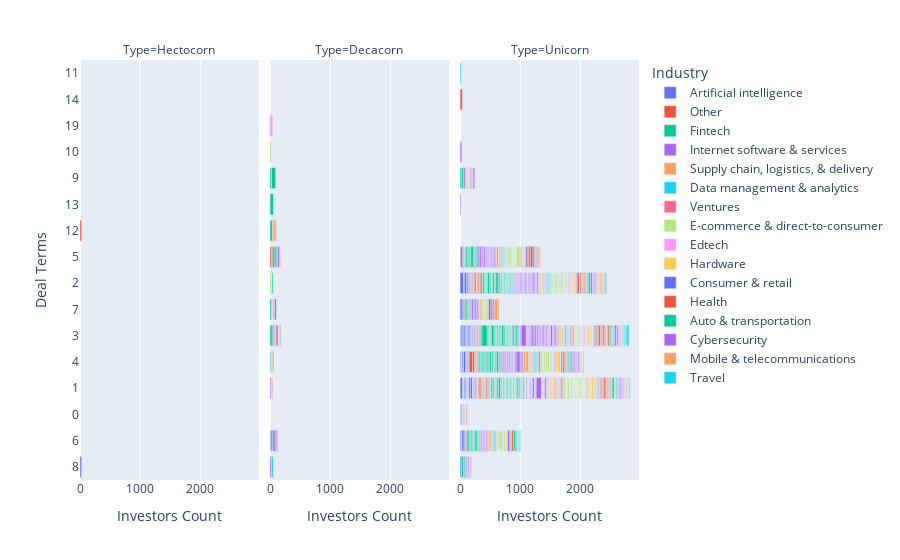

Here is the notebook cell this chart was saved with:
### Code cell
fig = px.bar(df, x="Investors Count", y="Deal Terms", color="Industry", barmode="relative", facet_col="Type")
fig.show()

### Figure 1 — Plotly figure (JSON) as saved in the notebook; plotly's stock layout.template omitted (floating-point values rounded to 4 significant figures; data arrays with more than 128 entries replaced by an {"elided": "..."} marker saying what was removed)
{"data": [{"alignmentgroup": "True", "hovertemplate": "Industry=Artificial intelligence<br>Type=Hectocorn<br>Investors Count=%{x}<br>Deal Terms=%{y}<extra></extra>", "legendgroup": "Artificial intelligence", "marker": {"color": "#636efa", "pattern": {"shape": ""}}, "name": "Artificial intelligence", "offsetgroup": "Artificial intelligence", "orientation": "h", "showlegend": true, "textposition": "auto", "type": "bar", "x": [28], "xaxis": "x", "y": ["8"], "yaxis": "y"}, {"alignmentgroup": "True", "hovertemplate": "Industry=Artificial intelligence<br>Type=Decacorn<br>Investors Count=%{x}<br>Deal Terms=%{y}<extra></extra>", "legendgroup": "Artificial intelligence", "marker": {"color": "#636efa", "pattern": {"shape": ""}}, "name": "Artificial intelligence", "offsetgroup": "Artificial intelligence", "orientation": "h", "showlegend": false, "textposition": "auto", "type": "bar", "x": [14], "xaxis": "x2", "y": ["6"], "yaxis": "y2"}, {"alignmentgroup": "True", "hovertemplate": "Industry=Artificial intelligence<br>Type=Unicorn<br>Investors Count=%{x}<br>Deal Terms=%{y}<extra></extra>", "legendgroup": "Artificial intelligence", "marker": {"color": "#636efa", "pattern": {"shape": ""}}, "name": "Artificial intelligence", "offsetgroup": "Artificial intelligence", "orientation": "h", "showlegend": false, "textposition": "auto", "type": "bar", "x": [1, 2, 13, 8, 36, 19, 25, 56, 12, 14, 35, 18, 10, 38, 6, 29, 3, 25, 8, 8, 20, 11, 11, 24, 14, 11, 39, 5, 30, 18, 23, 16, 2, 21, 10, 13, 18, 15, 34, 10, 15, 9, 22, 15, 11, 10, 11, 19, 8, 18, 5, 7, 3, 28, 20, 36, 10, 11, 10, 14, 20, 8, 11, 4, 10, 15, 5, 8, 10, 6, 13, 12, 10, 7, 19, 13], "xaxis": "x3", "y": [0, "1", "4", "3", "7", "6", "7", "2", "6", "4", "6", "6", "5", "1", 0, "5", "2", "3", "4", "6", "3", "1", "1", "8", "6", "2", "2", "1", "3", "1", "2", "3", 0, "4", "3", "2", "1", "2", "4", 0, "3", "1", "3", "4", "1", "1", "4", 0, "1", "2", "2", "4", "1", "1", "3", "1", "3", "3", "3", "3", "4", "3", "3", "1", "3", "3", "1", "4", "1", "2", "3", "2", "1", "1", "1", "1"], "yaxis": "y3"}, {"alignmentgroup": "True", "hovertemplate": "Industry=Other<br>Type=Hectocorn<br>Investors Count=%{x}<br>Deal Terms=%{y}<extra></extra>", "legendgroup": "Other", "marker": {"color": "#EF553B", "pattern": {"shape": ""}}, "name": "Other", "offsetgroup": "Other", "orientation": "h", "showlegend": true, "textposition": "auto", "type": "bar", "x": [29], "xaxis": "x", "y": ["12"], "yaxis": "y"}, {"alignmentgroup": "True", "hovertemplate": "Industry=Other<br>Type=Decacorn<br>Investors Count=%{x}<br>Deal Terms=%{y}<extra></extra>", "legendgroup": "Other", "marker": {"color": "#EF553B", "pattern": {"shape": ""}}, "name": "Other", "offsetgroup": "Other", "orientation": "h", "showlegend": false, "textposition": "auto", "type": "bar", "x": [25, 22], "xaxis": "x2", "y": ["5", "5"], "yaxis": "y2"}, {"alignmentgroup": "True", "hovertemplate": "Industry=Other<br>Type=Unicorn<br>Investors Count=%{x}<br>Deal Terms=%{y}<extra></extra>", "legendgroup": "Other", "marker": {"color": "#EF553B", "pattern": {"shape": ""}}, "name": "Other", "offsetgroup": "Other", "orientation": "h", "showlegend": false, "textposition": "auto", "type": "bar", "x": [13, 54, 1, 4, 35, 21, 12, 15, 1, 9, 20, 9, 3, 4, 31, 1, 5, 7, 3, 25, 16, 15, 7, 19, 20, 14, 7, 18, 1, 10, 6, 2, 4, 22, 8, 10, 1, 10, 17, 2, 2, 20, 4, 3, 9, 22, 12, 5, 12, 22, 13, 20, 22], "xaxis": "x3", "y": ["3", "4", "1", "3", "4", "5", "1", "2", "1", "2", "4", "2", "2", "1", "2", "1", "1", "4", "2", "6", "1", "3", "2", "1", "1", "4", "4", "1", "1", "5", "2", "2", "2", "2", "3", "2", "1", "1", "7", "1", "2", "1", "1", "1", "1", "2", "1", "3", "3", "1", "3", "1", "2"], "yaxis": "y3"}, {"alignmentgroup": "True", "hovertemplate": "Industry=Fintech<br>Type=Decacorn<br>Investors Count=%{x}<br>Deal Terms=%{y}<extra></extra>", "legendgroup": "Fintech", "marker": {"color": "#00cc96", "pattern": {"shape": ""}}, "name": "Fintech", "offsetgroup": "Fintech", "orientation": "h", "showlegend": true, "textposition": "auto", "type": "bar", "x": [39, 56, 15, 31, 24, 34, 24, 28, 37, 27, 70, 22], "xaxis": "x2", "y": ["12", "13", "4", "6", "9", "5", "5", "7", "3", "3", "9", "5"], "yaxis": "y2"}, {"alignmentgroup": "True", "hovertemplate": "Industry=Fintech<br>Type=Unicorn<br>Investors Count=%{x}<br>Deal Terms=%{y}<extra></extra>", "legendgroup": "Fintech", "marker": {"color": "#00cc96", "pattern": {"shape": ""}}, "name": "Fintech", "offsetgroup": "Fintech", "orientation": "h", "showlegend": false, "textposition": "auto", "type": "bar", "x": {"elided": "194 int values"}, "xaxis": "x3", "y": {"elided": "194 mixed values"}, "yaxis": "y3"}, {"alignmentgroup": "True", "hovertemplate": "Industry=Internet software & services<br>Type=Decacorn<br>Investors Count=%{x}<br>Deal Terms=%{y}<extra></extra>", "legendgroup": "Internet software & services", "marker": {"color": "#ab63fa", "pattern": {"shape": ""}}, "name": "Internet software & services", "offsetgroup": "Internet software & services", "orientation": "h", "showlegend": true, "textposition": "auto", "type": "bar", "x": [26, 18, 8, 8, 41, 20, 33, 19, 17], "xaxis": "x2", "y": ["8", "1", "3", "1", "6", "6", "5", "6", "3"], "yaxis": "y2"}, {"alignmentgroup": "True", "hovertemplate": "Industry=Internet software & services<br>Type=Unicorn<br>Investors Count=%{x}<br>Deal Terms=%{y}<extra></extra>", "legendgroup": "Internet software & services", "marker": {"color": "#ab63fa", "pattern": {"shape": ""}}, "name": "Internet software & services", "offsetgroup": "Internet software & services", "orientation": "h", "showlegend": false, "textposition": "auto", "type": "bar", "x": {"elided": "183 int values"}, "xaxis": "x3", "y": {"elided": "183 mixed values"}, "yaxis": "y3"}, {"alignmentgroup": "True", "hovertemplate": "Industry=Supply chain, logistics, & delivery<br>Type=Decacorn<br>Investors Count=%{x}<br>Deal Terms=%{y}<extra></extra>", "legendgroup": "Supply chain, logistics, & delivery", "marker": {"color": "#FFA15A", "pattern": {"shape": ""}}, "name": "Supply chain, logistics, & delivery", "offsetgroup": "Supply chain, logistics, & delivery", "orientation": "h", "showlegend": true, "textposition": "auto", "type": "bar", "x": [29, 9, 36, 15], "xaxis": "x2", "y": ["12", "3", "12", "5"], "yaxis": "y2"}, {"alignmentgroup": "True", "hovertemplate": "Industry=Supply chain, logistics, & delivery<br>Type=Unicorn<br>Investors Count=%{x}<br>Deal Terms=%{y}<extra></extra>", "legendgroup": "Supply chain, logistics, & delivery", "marker": {"color": "#FFA15A", "pattern": {"shape": ""}}, "name": "Supply chain, logistics, & delivery", "offsetgroup": "Supply chain, logistics, & delivery", "orientation": "h", "showlegend": false, "textposition": "auto", "type": "bar", "x": [28, 4, 35, 14, 20, 21, 16, 37, 43, 20, 8, 17, 1, 15, 10, 21, 10, 9, 12, 7, 16, 9, 10, 11, 12, 20, 10, 13, 14, 20, 14, 15, 11, 7, 8, 9, 22, 6, 9, 16, 10, 12, 16, 14, 13, 9, 17, 20, 13, 18, 1, 8, 12], "xaxis": "x3", "y": ["6", "1", "5", "3", "6", "5", "5", "4", "4", "4", "5", "1", "1", "4", "2", "9", "1", "4", "2", 0, "2", "2", "2", "1", "1", "3", "1", "3", "2", "2", "3", "1", "1", "7", "1", "1", "1", "2", "1", "4", "2", "4", "6", "3", "3", "9", "1", "7", "1", "3", "1", "3", "3"], "yaxis": "y3"}, {"alignmentgroup": "True", "hovertemplate": "Industry=Data management & analytics<br>Type=Decacorn<br>Investors Count=%{x}<br>Deal Terms=%{y}<extra></extra>", "legendgroup": "Data management & analytics", "marker": {"color": "#19d3f3", "pattern": {"shape": ""}}, "name": "Data management & analytics", "offsetgroup": "Data management & analytics", "orientation": "h", "showlegend": true, "textposition": "auto", "type": "bar", "x": [29, 13], "xaxis": "x2", "y": ["8", "4"], "yaxis": "y2"}, {"alignmentgroup": "True", "hovertemplate": "Industry=Data management & analytics<br>Type=Unicorn<br>Investors Count=%{x}<br>Deal Terms=%{y}<extra></extra>", "legendgroup": "Data management & analytics", "marker": {"color": "#19d3f3", "pattern": {"shape": ""}}, "name": "Data management & analytics", "offsetgroup": "Data management & analytics", "orientation": "h", "showlegend": false, "textposition": "auto", "type": "bar", "x": [8, 13, 10, 17, 12, 10, 22, 11, 21, 12, 1, 20, 18, 16, 13, 11, 9, 9, 27, 5, 8, 5, 8, 10, 9, 10, 12, 10, 11, 10, 13, 9, 6, 9, 6, 3, 6, 13, 12], "xaxis": "x3", "y": ["3", "6", "2", "5", "2", "6", "6", "2", "2", "4", 0, "4", "4", "4", "5", "1", "4", "4", "3", "3", "4", "2", "2", "3", "1", "3", "5", "3", "5", "5", "2", "3", "2", "3", "1", "1", "3", "2", "1"], "yaxis": "y3"}, {"alignmentgroup": "True", "hovertemplate": "Industry=Ventures<br>Type=Decacorn<br>Investors Count=%{x}<br>Deal Terms=%{y}<extra></extra>", "legendgroup": "Ventures", "marker": {"color": "#FF6692", "pattern": {"shape": ""}}, "name": "Ventures", "offsetgroup": "Ventures", "orientation": "h", "showlegend": true, "textposition": "auto", "type": "bar", "x": [40], "xaxis": "x2", "y": ["3"], "yaxis": "y2"}, {"alignmentgroup": "True", "hovertemplate": "Industry=Ventures<br>Type=Unicorn<br>Investors Count=%{x}<br>Deal Terms=%{y}<extra></extra>", "legendgroup": "Ventures", "marker": {"color": "#FF6692", "pattern": {"shape": ""}}, "name": "Ventures", "offsetgroup": "Ventures", "orientation": "h", "showlegend": false, "textposition": "auto", "type": "bar", "x": [1, 18, 16, 13, 10, 16, 13, 10, 22, 31, 17, 22, 8, 15, 11], "xaxis": "x3", "y": ["1", "3", "6", "1", "5", "7", "3", "3", "1", "4", "1", "3", "2", "6", "1"], "yaxis": "y3"}, {"alignmentgroup": "True", "hovertemplate": "Industry=E-commerce & direct-to-consumer<br>Type=Decacorn<br>Investors Count=%{x}<br>Deal Terms=%{y}<extra></extra>", "legendgroup": "E-commerce & direct-to-consumer", "marker": {"color": "#B6E880", "pattern": {"shape": ""}}, "name": "E-commerce & direct-to-consumer", "offsetgroup": "E-commerce & direct-to-consumer", "orientation": "h", "showlegend": true, "textposition": "auto", "type": "bar", "x": [21, 9, 8, 16, 26], "xaxis": "x2", "y": ["10", "3", "3", "4", "2"], "yaxis": "y2"}, {"alignmentgroup": "True", "hovertemplate": "Industry=E-commerce & direct-to-consumer<br>Type=Unicorn<br>Investors Count=%{x}<br>Deal Terms=%{y}<extra></extra>", "legendgroup": "E-commerce & direct-to-consumer", "marker": {"color": "#B6E880", "pattern": {"shape": ""}}, "name": "E-commerce & direct-to-consumer", "offsetgroup": "E-commerce & direct-to-consumer", "orientation": "h", "showlegend": false, "textposition": "auto", "type": "bar", "x": [35, 16, 14, 15, 12, 15, 12, 16, 14, 9, 24, 21, 12, 18, 23, 30, 14, 28, 36, 6, 30, 26, 5, 24, 22, 14, 34, 10, 12, 18, 26, 3, 9, 2, 15, 17, 3, 13, 29, 9, 15, 8, 20, 17, 24, 19, 27, 13, 4, 10, 22, 13, 5, 11, 4, 1, 11, 11, 18, 5, 10, 14, 21, 18, 9, 10, 22, 18, 15, 12, 21, 10, 7, 10, 15, 8, 11, 8, 25, 11, 6, 6, 6, 5, 7, 9, 16, 7, 15, 6, 30, 13, 10, 12, 11, 9, 2, 55, 21, 10, 6, 13], "xaxis": "x3", "y": ["4", "4", "5", "3", "3", "2", "4", "6", "6", "5", "1", "4", "2", "5", "8", "4", "2", "6", "6", "4", "5", "9", "2", "2", "2", "2", "4", "1", "3", "9", "2", "4", "1", "2", "6", "7", "1", "1", "1", "2", "3", "2", "5", "4", "5", "4", "2", "1", "1", "1", "1", "2", "1", "2", 0, "1", "1", "4", "7", "2", "1", "5", "5", "3", "1", "6", "6", "6", "1", "3", "3", "5", 0, "1", "2", "1", "3", "3", "7", "5", "1", "1", "1", "1", "1", "2", "1", "1", "2", "1", "1", "2", "2", "3", "5", "4", "1", "5", "5", "1", "1", "1"], "yaxis": "y3"}, {"alignmentgroup": "True", "hovertemplate": "Industry=Edtech<br>Type=Decacorn<br>Investors Count=%{x}<br>Deal Terms=%{y}<extra></extra>", "legendgroup": "Edtech", "marker": {"color": "#FF97FF", "pattern": {"shape": ""}}, "name": "Edtech", "offsetgroup": "Edtech", "orientation": "h", "showlegend": true, "textposition": "auto", "type": "bar", "x": [45, 18], "xaxis": "x2", "y": ["19", "7"], "yaxis": "y2"}, {"alignmentgroup": "True", "hovertemplate": "Industry=Edtech<br>Type=Unicorn<br>Investors Count=%{x}<br>Deal Terms=%{y}<extra></extra>", "legendgroup": "Edtech", "marker": {"color": "#FF97FF", "pattern": {"shape": ""}}, "name": "Edtech", "offsetgroup": "Edtech", "orientation": "h", "showlegend": false, "textposition": "auto", "type": "bar", "x": [12, 25, 17, 13, 34, 13, 17, 19, 4, 13, 31, 8, 6, 14, 11, 5, 8, 6, 3, 10, 4, 13, 8, 9, 10, 13], "xaxis": "x3", "y": ["3", "5", "4", "3", "9", "5", "2", "3", "2", "2", "4", "1", "1", "3", "2", "3", "2", "1", "1", "1", "1", "2", "3", "1", "3", "5"], "yaxis": "y3"}, {"alignmentgroup": "True", "hovertemplate": "Industry=Hardware<br>Type=Decacorn<br>Investors Count=%{x}<br>Deal Terms=%{y}<extra></extra>", "legendgroup": "Hardware", "marker": {"color": "#FECB52", "pattern": {"shape": ""}}, "name": "Hardware", "offsetgroup": "Hardware", "orientation": "h", "showlegend": true, "textposition": "auto", "type": "bar", "x": [7, 28, 6], "xaxis": "x2", "y": ["3", "7", "2"], "yaxis": "y2"}, {"alignmentgroup": "True", "hovertemplate": "Industry=Hardware<br>Type=Unicorn<br>Investors Count=%{x}<br>Deal Terms=%{y}<extra></extra>", "legendgroup": "Hardware", "marker": {"color": "#FECB52", "pattern": {"shape": ""}}, "name": "Hardware", "offsetgroup": "Hardware", "orientation": "h", "showlegend": false, "textposition": "auto", "type": "bar", "x": [32, 30, 4, 22, 14, 15, 10, 24, 32, 24, 26, 7, 8, 6, 8, 46, 9, 4, 18, 22, 8, 31, 8, 22, 9, 8, 13, 8, 14, 17], "xaxis": "x3", "y": ["4", "1", "2", "7", "3", "2", "1", "5", "3", "6", "7", "3", "2", "3", "1", "4", "1", "3", "1", "2", "1", "1", "4", "3", "1", "3", "1", "3", "1", "1"], "yaxis": "y3"}, {"alignmentgroup": "True", "hovertemplate": "Industry=Consumer & retail<br>Type=Decacorn<br>Investors Count=%{x}<br>Deal Terms=%{y}<extra></extra>", "legendgroup": "Consumer & retail", "marker": {"color": "#636efa", "pattern": {"shape": ""}}, "name": "Consumer & retail", "offsetgroup": "Consumer & retail", "orientation": "h", "showlegend": true, "textposition": "auto", "type": "bar", "x": [13, 28, 7], "xaxis": "x2", "y": ["3", "7", "1"], "yaxis": "y2"}, {"alignmentgroup": "True", "hovertemplate": "Industry=Consumer & retail<br>Type=Unicorn<br>Investors Count=%{x}<br>Deal Terms=%{y}<extra></extra>", "legendgroup": "Consumer & retail", "marker": {"color": "#636efa", "pattern": {"shape": ""}}, "name": "Consumer & retail", "offsetgroup": "Consumer & retail", "orientation": "h", "showlegend": false, "textposition": "auto", "type": "bar", "x": [12, 38, 6, 1, 28, 9, 25, 10, 2, 13, 4, 16, 4, 34, 2, 7, 2, 5, 2, 13, 6, 13], "xaxis": "x3", "y": ["1", "7", "3", "1", "4", "2", "5", "3", "1", "3", "1", "3", "4", "6", "2", "1", "1", "2", "1", "2", "2", "1"], "yaxis": "y3"}, {"alignmentgroup": "True", "hovertemplate": "Industry=Health<br>Type=Decacorn<br>Investors Count=%{x}<br>Deal Terms=%{y}<extra></extra>", "legendgroup": "Health", "marker": {"color": "#EF553B", "pattern": {"shape": ""}}, "name": "Health", "offsetgroup": "Health", "orientation": "h", "showlegend": true, "textposition": "auto", "type": "bar", "x": [16, 10], "xaxis": "x2", "y": ["4", "1"], "yaxis": "y2"}, {"alignmentgroup": "True", "hovertemplate": "Industry=Health<br>Type=Unicorn<br>Investors Count=%{x}<br>Deal Terms=%{y}<extra></extra>", "legendgroup": "Health", "marker": {"color": "#EF553B", "pattern": {"shape": ""}}, "name": "Health", "offsetgroup": "Health", "orientation": "h", "showlegend": false, "textposition": "auto", "type": "bar", "x": [10, 17, 16, 27, 13, 17, 6, 1, 22, 25, 4, 10, 38, 28, 2, 10, 27, 14, 36, 14, 8, 15, 15, 10, 25, 20, 13, 15, 9, 15, 15, 12, 19, 42, 11, 18, 14, 15, 33, 4, 12, 11, 8, 11, 16, 16, 1, 12, 4, 2, 5, 6, 5, 10, 11, 7, 15, 15, 11, 2, 10, 26, 1, 14, 3, 8, 30], "xaxis": "x3", "y": ["6", "3", "3", "5", "6", "3", "1", 0, "7", "5", "1", "6", "14", "3", "1", "1", "4", "4", "2", "3", "2", "3", "7", "3", "3", "2", "2", "4", "2", "3", "1", "2", "1", "5", "1", 0, "1", "2", "1", "2", "9", "3", "1", "1", "2", "1", 0, "3", "1", "3", "3", "4", "1", "1", "2", "1", "4", "1", "3", "1", "2", "3", 0, "1", "1", "1", "6"], "yaxis": "y3"}, {"alignmentgroup": "True", "hovertemplate": "Industry=Auto & transportation<br>Type=Decacorn<br>Investors Count=%{x}<br>Deal Terms=%{y}<extra></extra>", "legendgroup": "Auto & transportation", "marker": {"color": "#00cc96", "pattern": {"shape": ""}}, "name": "Auto & transportation", "offsetgroup": "Auto & transportation", "orientation": "h", "showlegend": true, "textposition": "auto", "type": "bar", "x": [19], "xaxis": "x2", "y": ["2"], "yaxis": "y2"}, {"alignmentgroup": "True", "hovertemplate": "Industry=Auto & transportation<br>Type=Unicorn<br>Investors Count=%{x}<br>Deal Terms=%{y}<extra></extra>", "legendgroup": "Auto & transportation", "marker": {"color": "#00cc96", "pattern": {"shape": ""}}, "name": "Auto & transportation", "offsetgroup": "Auto & transportation", "orientation": "h", "showlegend": false, "textposition": "auto", "type": "bar", "x": [11, 28, 8, 13, 35, 20, 30, 7, 6, 16, 23, 13, 11, 9, 13, 1, 10, 5, 11, 7, 20, 22, 0, 19, 30, 20, 5, 9], "xaxis": "x3", "y": ["4", "5", 0, "3", "1", "3", "6", "2", "3", "3", "6", "2", "3", "1", "6", "1", "1", "1", "9", 0, "4", "4", "1", "2", "2", "1", "1", "1"], "yaxis": "y3"}, {"alignmentgroup": "True", "hovertemplate": "Industry=Cybersecurity<br>Type=Unicorn<br>Investors Count=%{x}<br>Deal Terms=%{y}<extra></extra>", "legendgroup": "Cybersecurity", "marker": {"color": "#ab63fa", "pattern": {"shape": ""}}, "name": "Cybersecurity", "offsetgroup": "Cybersecurity", "orientation": "h", "showlegend": true, "textposition": "auto", "type": "bar", "x": [15, 26, 19, 13, 30, 10, 22, 14, 14, 17, 18, 11, 8, 10, 6, 12, 8, 9, 9, 3, 20, 12, 15, 13, 7, 31, 6, 18, 8, 14, 17, 19, 12, 14, 13, 12, 7, 26, 9, 22, 9, 11, 11, 11, 4, 7, 6, 6, 6], "xaxis": "x3", "y": ["13", "9", "4", "8", "2", "4", "4", "4", "4", "4", "5", "1", "2", "4", "2", "4", "5", "5", "5", "1", "1", "3", "2", "2", "3", "3", "1", "1", "1", "2", "5", "4", "1", "1", "4", "2", "1", "7", "3", "3", "1", "3", "3", "3", "1", "1", "1", "2", "2"], "yaxis": "y3"}, {"alignmentgroup": "True", "hovertemplate": "Industry=Mobile & telecommunications<br>Type=Unicorn<br>Investors Count=%{x}<br>Deal Terms=%{y}<extra></extra>", "legendgroup": "Mobile & telecommunications", "marker": {"color": "#FFA15A", "pattern": {"shape": ""}}, "name": "Mobile & telecommunications", "offsetgroup": "Mobile & telecommunications", "orientation": "h", "showlegend": true, "textposition": "auto", "type": "bar", "x": [22, 12, 10, 8, 6, 15, 15, 53, 10, 9, 6, 16, 8, 11, 20, 6, 11, 1, 2, 26, 5, 7, 7, 12, 15, 16, 8, 2, 14, 2, 5, 6, 4, 12, 5, 3, 9], "xaxis": "x3", "y": ["5", "2", "6", "6", "1", "5", "3", "7", "2", "1", "3", "1", "4", "2", "7", "2", "2", 0, 0, "2", "2", "1", "4", "3", "4", "2", "4", "1", "2", "2", "4", "1", 0, "2", "1", "1", "4"], "yaxis": "y3"}, {"alignmentgroup": "True", "hovertemplate": "Industry=Travel<br>Type=Unicorn<br>Investors Count=%{x}<br>Deal Terms=%{y}<extra></extra>", "legendgroup": "Travel", "marker": {"color": "#19d3f3", "pattern": {"shape": ""}}, "name": "Travel", "offsetgroup": "Travel", "orientation": "h", "showlegend": true, "textposition": "auto", "type": "bar", "x": [20, 13, 18, 8, 13, 20, 13, 12, 14, 15, 22, 22, 11, 33], "xaxis": "x3", "y": ["11", "6", "6", "3", "1", "2", "2", "1", "3", "3", "3", "3", "4", "3"], "yaxis": "y3"}], "layout": {"annotations": [{"font": {}, "showarrow": false, "text": "Type=Hectocorn", "x": 0.16, "xanchor": "center", "xref": "paper", "y": 1, "yanchor": "bottom", "yref": "paper"}, {"font": {}, "showarrow": false, "text": "Type=Decacorn", "x": 0.5, "xanchor": "center", "xref": "paper", "y": 1, "yanchor": "bottom", "yref": "paper"}, {"font": {}, "showarrow": false, "text": "Type=Unicorn", "x": 0.84, "xanchor": "center", "xref": "paper", "y": 1, "yanchor": "bottom", "yref": "paper"}], "barmode": "relative", "legend": {"title": {"text": "Industry"}, "tracegroupgap": 0}, "margin": {"t": 60}, "xaxis": {"anchor": "y", "domain": [0, 0.32], "title": {"text": "Investors Count"}}, "xaxis2": {"anchor": "y2", "domain": [0.34, 0.66], "matches": "x", "title": {"text": "Investors Count"}}, "xaxis3": {"anchor": "y3", "domain": [0.68, 1.0], "matches": "x", "title": {"text": "Investors Count"}}, "yaxis": {"anchor": "x", "domain": [0, 1], "title": {"text": "Deal Terms"}}, "yaxis2": {"anchor": "x2", "domain": [0, 1], "matches": "y", "showticklabels": false}, "yaxis3": {"anchor": "x3", "domain": [0, 1], "matches": "y", "showticklabels": false}}}
